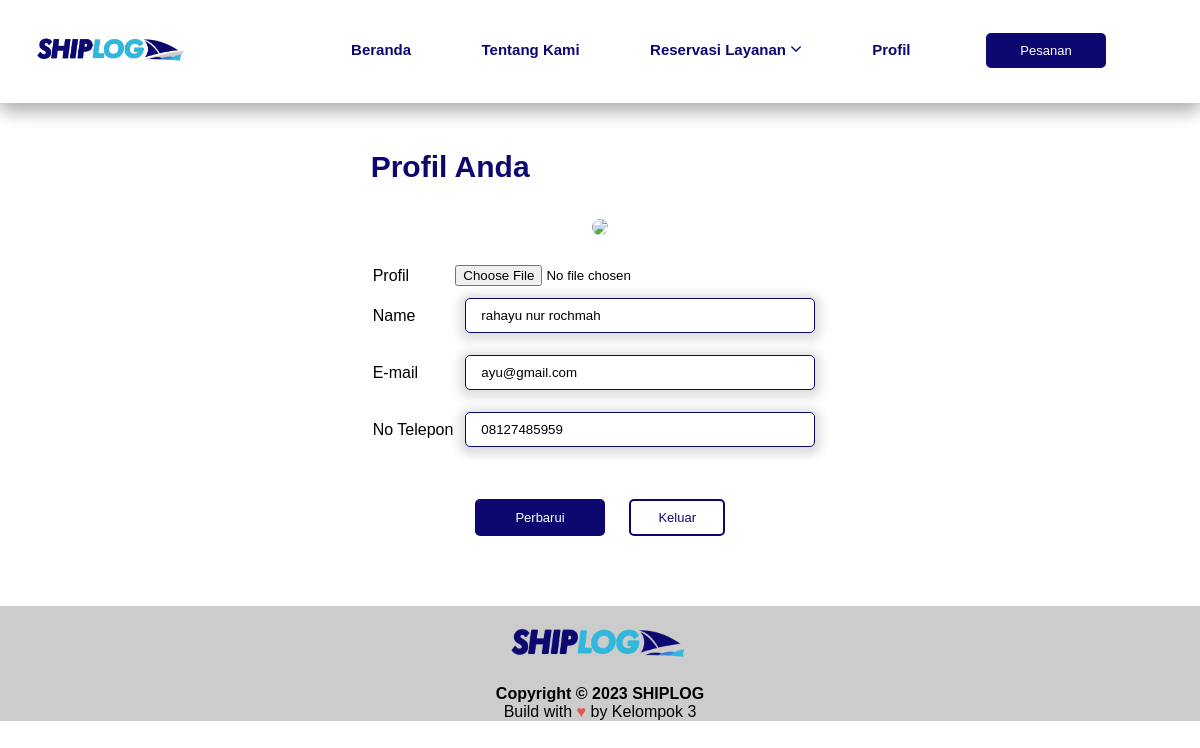
The page /profile.php (signed in) on the database its author committed.
### tables this page shows
CREATE TABLE `user` (
  `id_user` int(11) NOT NULL,
  `name` varchar(100) NOT NULL,
  `email` varchar(100) NOT NULL,
  `phone` varchar(100) NOT NULL,
  `password` varchar(100) NOT NULL,
  `c_password` varchar(100) NOT NULL,
  `photo` varchar(100) NOT NULL
);

### profile.php (the view, shortened to what this page needs)
<?php
include 'koneksi.php';
$id = $_SESSION['id_user'];
$result = mysqli_query($conn, "SELECT * FROM user WHERE id_user='$id'");
while ($data_user = mysqli_fetch_array($result)) {
    $name = $data_user['name'];
    $email = $data_user['email'];
    $phone = $data_user['phone'];
    $foto = $data_user['photo'];
}
?>
<!DOCTYPE html>
<html lang="en">
<head>
    <link rel="stylesheet" href="css/style-profile.css">
    <link rel="stylesheet" href="css/header-footer.css">
    <link rel="stylesheet" href="https://cdnjs.cloudflare.com/ajax/libs/font-awesome/4.7.0/css/font-awesome.min.css">
</head>
<body>
    <section>
        <nav class="nav-index">
            <a href="8-index-after.php" class="nav-title"> <img src="image/shiplog.png"> </a>
            <div class='nav-links'>
                <ul>
                    <li class="nav-bar"><a href='8-index-after.php' class="nav-title">Beranda  </a></li>
                    <li class="nav-bar"><a href='about-us-after.php' class="nav-title"> Tentang Kami</a></li>
                    <div class="dropdown">
                        <li class="nav-bar"><span class="nav-title">Reservasi Layanan <span class="fa fa-angle-down" style="font-size:18px"></span></span></li>
                    </div>
                    <li class="nav-bar"><a href="profile.php" class="nav-title">Profil</a></li>
                    <li class="nav-bar">
                        <div class="button">
                            <a href="chekout.php"><button class='button-a' type="submit">Pesanan</button></a>
                        </div>
                    </li>
                </ul>
            </div>
        </nav>
    </section>
    <section class="overlay">
        <div>
            <form action="update_profil.php" method="post" enctype="multipart/form-data">
                <h1 class="titles">Profil Anda</h1>
                <div class="imgcontainer">
                    <?php echo "<img class='avatar' src='./admin/img/{$foto}' width='100'/>";?>
                </div>
                <table width="100%" border="0" cellpadding="10">
                <tr>
                        <td>Profil</td>
                        <td><input type="file" name="foto" value="<?= $foto?>" ></td>
                    </tr>
                    <tr>
                        <td>Name</td>
                        <td><input type="text" name="name" value="<?= $name?>" class="data"></td>
                    </tr>
                    <tr>
                        <td>E-mail</td>
                        <td><input type="email" name="email" value="<?= $email?>" class="data"></td>
                    </tr>
                    <tr>
                        <td>No Telepon</td>
                        <td><input type="number" name="phone" value="<?= $phone?>" class="data"></td>
                    </tr>
                </table>
                <div class="profile-form-button">
                    <input class='profile-button' name="update" type='submit' value='Perbarui'>
                    <a href="logout.php" class="back-button" >Keluar</a>
                </div>
            </form>
        </div>
    </section>
    <footer>
        <img src="image/shiplog.png" alt="">
        <dd><b>Copyright &copy <script>document.write(new Date().getFullYear())</script> SHIPLOG</b></dd>
        <dd>Build with <span style="color: #e25555;">&#9829;</span> by Kelompok 3</dd>
    </footer>
</body>
</html>

### css/style-profile.css (style rules this page uses)
.overlay { display: grid; grid-auto-flow: column; gap: 4px; align-items: top; justify-items: center; margin: 150px 0px 70px 0px; }
.imgcontainer { text-align: center; margin: 35px 0 24px 0; }
img.avatar { width: 40%; border-radius: 50%; }
.data { border: solid 1px #0d0870; box-shadow: #63636333 0px 2px 8px 6px; border-radius: 5px; padding: 12px 15px; margin: 10px; width: 350px; height: 35px; }
.titles { font-weight: bold; color: #0d0870; font-size: 30px; }
.profile-form-button { margin: 25px 0px 0px 0px; text-align: center; }
.back-button { cursor: pointer; width: 200px; text-decoration: none; border: 2px solid #0d0870; padding: 9px 27px; color: #0d0870; font-size: 13px; border-radius: 5px; }
.profile-button { cursor: pointer; width: 130px; margin: 15px 20px 0px 0px; padding: 9px 27px; color: #FFF; border: none; font-size: 13px; background-color: #0d0870; border-radius: 5px; border: 2px solid #0d0870; }

### css/header-footer.css (style rules this page uses)
* { margin: 0; padding: 0; font-family: 'Poppins', sans-serif; box-sizing: border-box; }
.nav-index { background-color: #FFF; display: flex; padding: 15px 3%; justify-content: space-between; align-items: center; transition: 0.4s; position: fixed; width: 100%; top: 0; z-index: 99; box-shadow: 0 8px 16px 0 rgba(0,0,0,0.2), 0 6px 20px 0 rgba(0,0,0,0.19); }
.nav-index img { width: 150px; }
.nav-links { flex: 1; text-align: right; }
.nav-links .nav-bar { list-style: none; display: inline-block; padding: 8px; margin-right: 50px; position: relative; }
.nav-bar::after { content: ""; width: 0%; height: 2px; background: #0d0870; display: block; margin: auto; transition: 0.5s; }
.nav-title { color: #0d0870; text-decoration: none; font-size: 15px; font-weight: bold; }
.dropdown { position: relative; display: inline-block; }
.button { margin: 10px 0px 10px 5px; }
.button-a { cursor: pointer; width: 120px; height: 35px; margin: 0px 0px 0px 0px; padding: 7px 27px; color: #FFF; border: none; font-size: 13px; background-color: #0d0870; border-radius: 5px; border: 2px solid #0d0870; }
footer { text-align: center; background-color: #cccccc; }
footer img { width: 15%; margin-top: 20px; margin-bottom: 20px; }

### rows shown on the page
user: name "rahayu nur rochmah", email "ayu@gmail.com", phone "08127485959"
